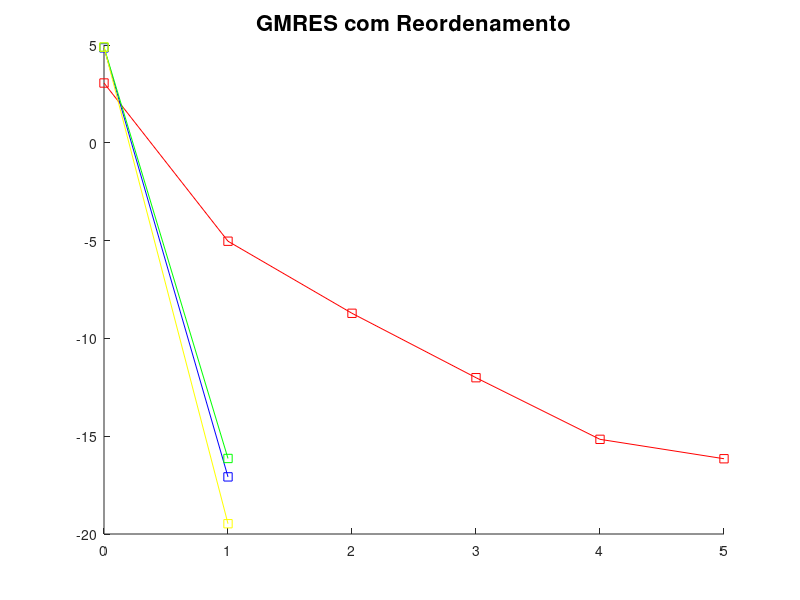

Source code (MATLAB): (Note: this script raises an error after producing the figure.)
function FEM_3D_thermal1()
    hold on;

    iterations_0_0_20 = 15
    time_0_0_20 = 0.996688
    rhos_0_0_0_20 = [ 3.0567 -1.3870 -3.8218 -5.5525 -6.8422 -7.9239 -8.9029 -9.8287 -10.7237 -11.6018 -12.4674 -13.3253 -14.1767 -15.0241 -15.8679 -16.1564 ];

    iterations_0_1_0_20 = 1
    time_0_1_0_20 = 0.131864
    rhos_0_1_0_20 = [ 4.8640 -17.1375 ];

    iterations_0_1_2_20 = 1
    time_0_1_2_20 = 0.969219
    rhos_0_1_2_20 = [ 4.8945 -18.0444 ];

    iterations_0_1_4_20 = 1
    time_0_1_4_20 = 3.371674
    rhos_0_1_4_20 = [ 4.8955 -19.2886 ];

    iterations_1_0_20 = 15
    time_1_0_20 = 1.171115
    rhos_1_0_0_20 = [ 3.0567 -1.3870 -3.8218 -5.5525 -6.8422 -7.9239 -8.9029 -9.8287 -10.7237 -11.6018 -12.4674 -13.3253 -14.1767 -15.0241 -15.8679 -16.1564 ];

    iterations_1_1_0_20 = 1
    time_1_1_0_20 = 0.326094
    rhos_1_1_0_20 = [ 4.8526 -17.0795 ];

    iterations_1_1_2_20 = 1
    time_1_1_2_20 = 1.111890
    rhos_1_1_2_20 = [ 4.8928 -16.1383 ];

    iterations_1_1_4_20 = 1
    time_1_1_4_20 = 3.240827
    rhos_1_1_4_20 = [ 4.8954 -19.4743 ];

    iterations_0_0_50 = 5
    time_0_0_50 = 1.124800
    rhos_0_0_0_50 = [ 3.0567 -5.0313 -8.7160 -12.0090 -15.1600 -16.1523 ];

    iterations_0_1_0_50 = 1
    time_0_1_0_50 = 0.133844
    rhos_0_1_0_50 = [ 4.8640 -17.1375 ];

    iterations_0_1_2_50 = 1
    time_0_1_2_50 = 0.972887
    rhos_0_1_2_50 = [ 4.8945 -18.0444 ];

    iterations_0_1_4_50 = 1
    time_0_1_4_50 = 3.375561
    rhos_0_1_4_50 = [ 4.8955 -19.2886 ];

    iterations_1_0_50 = 5
    time_1_0_50 = 1.298003
    rhos_1_0_0_50 = [ 3.0567 -5.0313 -8.7160 -12.0090 -15.1600 -16.1522 ];

    iterations_1_1_0_50 = 1
    time_1_1_0_50 = 0.331278
    rhos_1_1_0_50 = [ 4.8526 -17.0795 ];

    iterations_1_1_2_50 = 1
    time_1_1_2_50 = 1.108728
    rhos_1_1_2_50 = [ 4.8928 -16.1383 ];

    iterations_1_1_4_50 = 1
    time_1_1_4_50 = 3.247408
    rhos_1_1_4_50 = [ 4.8954 -19.4743 ];

    iterations_0_0_100 = 2
    time_0_0_100 = 1.632326
    rhos_0_0_0_100 = [ 3.0567 -9.0297 -16.1790 ];

    iterations_0_1_0_100 = 1
    time_0_1_0_100 = 0.132959
    rhos_0_1_0_100 = [ 4.8640 -17.1375 ];

    iterations_0_1_2_100 = 1
    time_0_1_2_100 = 0.970483
    rhos_0_1_2_100 = [ 4.8945 -18.0444 ];

    iterations_0_1_4_100 = 1
    time_0_1_4_100 = 3.363009
    rhos_0_1_4_100 = [ 4.8955 -19.2886 ];

    iterations_1_0_100 = 2
    time_1_0_100 = 1.815952
    rhos_1_0_0_100 = [ 3.0567 -9.0297 -16.1790 ];

    iterations_1_1_0_100 = 1
    time_1_1_0_100 = 0.329254
    rhos_1_1_0_100 = [ 4.8526 -17.0795 ];

    iterations_1_1_2_100 = 1
    time_1_1_2_100 = 1.113994
    rhos_1_1_2_100 = [ 4.8928 -16.1383 ];

    iterations_1_1_4_100 = 1
    time_1_1_4_100 = 3.281777
    rhos_1_1_4_100 = [ 4.8954 -19.4743 ];

    plot(0:1:length(rhos_1_0_0_50)-1, rhos_1_0_0_50, '-sr');
    plot(0:1:length(rhos_1_1_0_50)-1, rhos_1_1_0_50, '-sb');
    plot(0:1:length(rhos_1_1_2_50)-1, rhos_1_1_2_50, '-sg');
    plot(0:1:length(rhos_1_1_4_50)-1, rhos_1_1_4_50, '-sy');

    title('GMRES com Reordenamento', 'fontsize', 16);
    h = legend({'GMRES'}, 'GMRES + ILU(0)', 'GMRES + ILU(2)', 'GMRES + ILU(4)');
    legend(h, 'location', 'northeastoutside');

    grid minor;
end;
